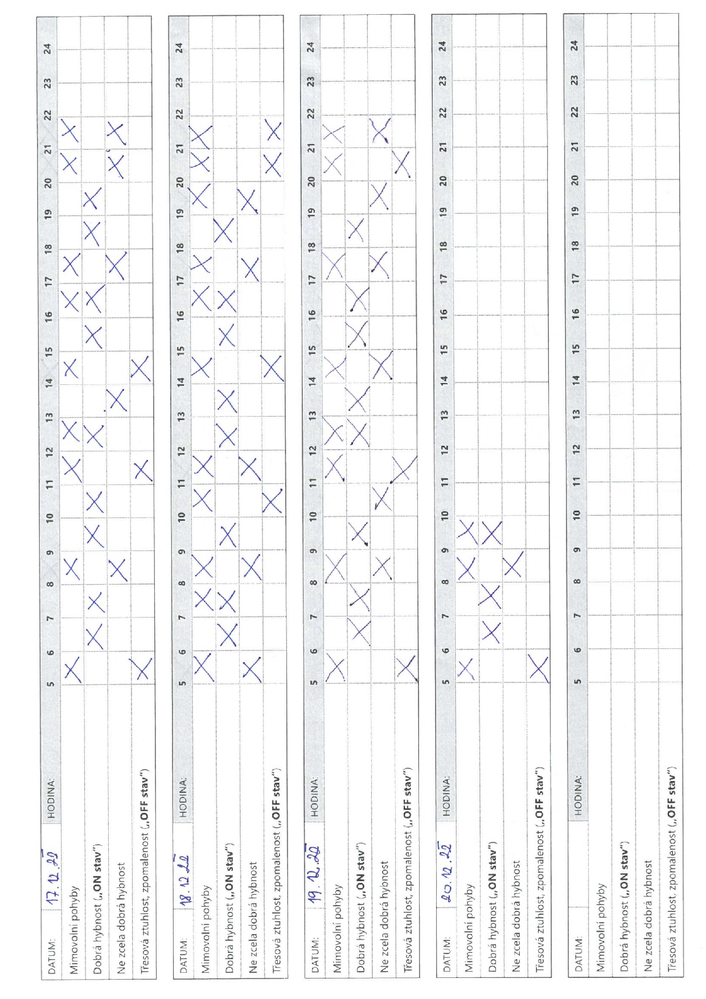
#> input picture Original_pages/IPDdiaries_scan_01.png, 706 x 999 px, shrunk from 1240 x 1755 before the run
$ python manual_anon.py --in Original_pages
#> lines starting #> are read from the running program, lines starting #| are printed output that depends on the picture
import argparse
import json
import math
import os
from glob import glob

import matplotlib.pyplot as plt
import matplotlib.image as mpimg
from matplotlib.patches import Rectangle


def load_existing_labels(json_path):
    if os.path.exists(json_path):
        with open(json_path, "r", encoding="utf-8") as f:
            data = json.load(f)
        # Povolíme jak bool, tak 0/1 apod.
        labels = {k: int(v) for k, v in data.items()}
        print(f"[manual_anon] Načteno {len(labels)} existujících labelů z {json_path}")
        return labels
    return {}


def save_labels(labels, json_path):
    os.makedirs(os.path.dirname(json_path), exist_ok=True) if os.path.dirname(json_path) else None
    with open(json_path, "w", encoding="utf-8") as f:
        json.dump(labels, f, indent=2, ensure_ascii=False)
    print(f"[manual_anon] Uloženo {len(labels)} labelů do {json_path}")


def get_image_files(input_dir, ext_list=(".png", ".jpg", ".jpeg")):
    files = []
    for ext in ext_list:
        files.extend(glob(os.path.join(input_dir, f"*{ext}")))
    files = sorted(files)
    return files


def label_batch(image_paths, existing_labels):
    """
    Zobrazí jednu dávku obrázků v mřížce.
    Kliknutím na obrázek přepínáš stav anonymizace.
    Po zavření okna vrátí aktualizované labely.
    """
    n = len(image_paths)
    if n == 0:
        return existing_labels

    # Rozumné rozložení mřížky (skoro čtverec)
    cols = min(10, max(1, int(math.ceil(math.sqrt(n)))))
    rows = int(math.ceil(n / cols))

    fig, axes = plt.subplots(rows, cols, figsize=(cols * 2.5, rows * 3))
    fig.suptitle("Klikni na obrázek pro přepnutí ANON/NE-ANON. Zavři okno, až budeš hotový.", fontsize=14)

    # Když je jen jeden obrázek, axes není pole
    if rows == 1 and cols == 1:
        axes = [[axes]]
    elif rows == 1:
        axes = [axes]
    elif cols == 1:
        axes = [[ax] for ax in axes]

    # Mapování axis -> index obrázku
    ax_to_idx = {}
    rects = {}

    for idx, img_path in enumerate(image_paths):
        r = idx // cols
        c = idx % cols
        ax = axes[r][c]
        ax_to_idx[ax] = idx

        img = mpimg.imread(img_path)
#> img is the input picture: shape (999, 706, 3) float32; mean R, G, B 0.958, 0.96, 0.962
        ax.imshow(img)
        ax.axis("off")

        fname = os.path.basename(img_path)
        current_label = existing_labels.get(fname, 0)  # 0 = default NE-ANON

        # Titulek s informací
        title = f"{idx}: {fname}"
        if current_label == 1:
            title += " [ANON]"
        ax.set_title(title, fontsize=8)

        # Rámeček pro zvýraznění
        h, w = img.shape[0], img.shape[1]
#> h = 999; w = 706
        rect = Rectangle(
            (0, 0),
            w,
            h,
            linewidth=2,
            edgecolor="red" if current_label == 1 else "black",
            facecolor="none",
        )
        ax.add_patch(rect)
        rects[ax] = rect

    # Skryj prázdné osy
    for idx in range(n, rows * cols):
        r = idx // cols
        c = idx % cols
        axes[r][c].axis("off")
#> this loop made 0 passes

    # Stav vybraných
    selected = set(
        idx for idx, img_path in enumerate(image_paths)
        if existing_labels.get(os.path.basename(img_path), 0) == 1
    )

    def on_click(event):
        ax = event.inaxes
        if ax not in ax_to_idx:
            return
        idx = ax_to_idx[ax]
        fname = os.path.basename(image_paths[idx])

        if idx in selected:
            selected.remove(idx)
            existing_labels[fname] = 0
        else:
            selected.add(idx)
            existing_labels[fname] = 1

        # Aktualizace titulku
        base_title = f"{idx}: {fname}"
        if existing_labels[fname] == 1:
            base_title += " [ANON]"
        ax.set_title(base_title, fontsize=8)

        # Aktualizace rámečku
        rect = rects[ax]
        rect.set_edgecolor("red" if existing_labels[fname] == 1 else "black")
        fig.canvas.draw_idle()

    cid = fig.canvas.mpl_connect("button_press_event", on_click)
    plt.tight_layout()
    plt.show()
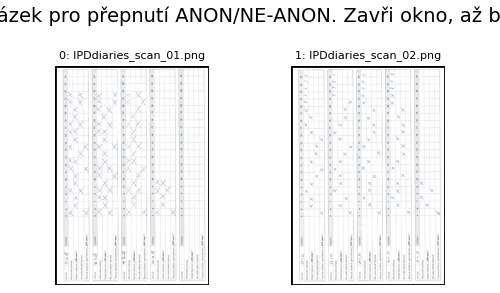
#> figure drawn by matplotlib, 2 panels
    fig.canvas.mpl_disconnect(cid)

    return existing_labels


def main():
    parser = argparse.ArgumentParser(
        description="Ruční označení stránek k anonimizaci (vytvoří page_labels_cnn.json)."
    )
    parser.add_argument(
        "--in", dest="input_dir", required=True,
        help="Adresář s předzpracovanými stránkami (např. preprocessed_anon)."
    )
    parser.add_argument(
        "--out", dest="json_out", default="page_labels_cnn.json",
        help="Cesta k výstupnímu JSON souboru (default: page_labels_cnn.json)."
    )
    parser.add_argument(
        "--batch-size", type=int, default=50,
        help="Počet stránek v jedné dávce (default: 50)."
    )
    args = parser.parse_args()

    input_dir = args.input_dir
    json_out = args.json_out
    batch_size = args.batch_size

    if not os.path.isdir(input_dir):
        print(f"[manual_anon] Chyba: adresář {input_dir} neexistuje.")
        return

    all_files = get_image_files(input_dir)
    if not all_files:
        print(f"[manual_anon] V adresáři {input_dir} nebyly nalezeny žádné obrázky.")
        return

    print(f"[manual_anon] Nalezeno {len(all_files)} souborů v {input_dir}")

    labels = load_existing_labels(json_out)

    # Vytvoř seznam souborů, které ještě nemají label
    print(f"[manual_anon] Nalezeno {len(all_files)} souborů v {input_dir}")

    labels = load_existing_labels(json_out)

    # NOVĚ: zobrazujeme všechny soubory, i ty už jednou označené
    files_to_show = all_files
    print(f"[manual_anon] Celkem souborů k zobrazení: {len(files_to_show)}")

    i = 0
    while i < len(files_to_show):
        batch = files_to_show[i:i + batch_size]
        print(f"[manual_anon] Dávka {i + 1}–{i + len(batch)} z {len(files_to_show)}")

        labels = label_batch(batch, labels)
        save_labels(labels, json_out)

        i += batch_size
        if i < len(files_to_show):
            ans = input("[manual_anon] Pokračovat na další dávku? [Enter = ano, q = konec] ")
            if ans.strip().lower() == "q":
                break

    print("[manual_anon] Hotovo.")


if __name__ == "__main__":
    main()
